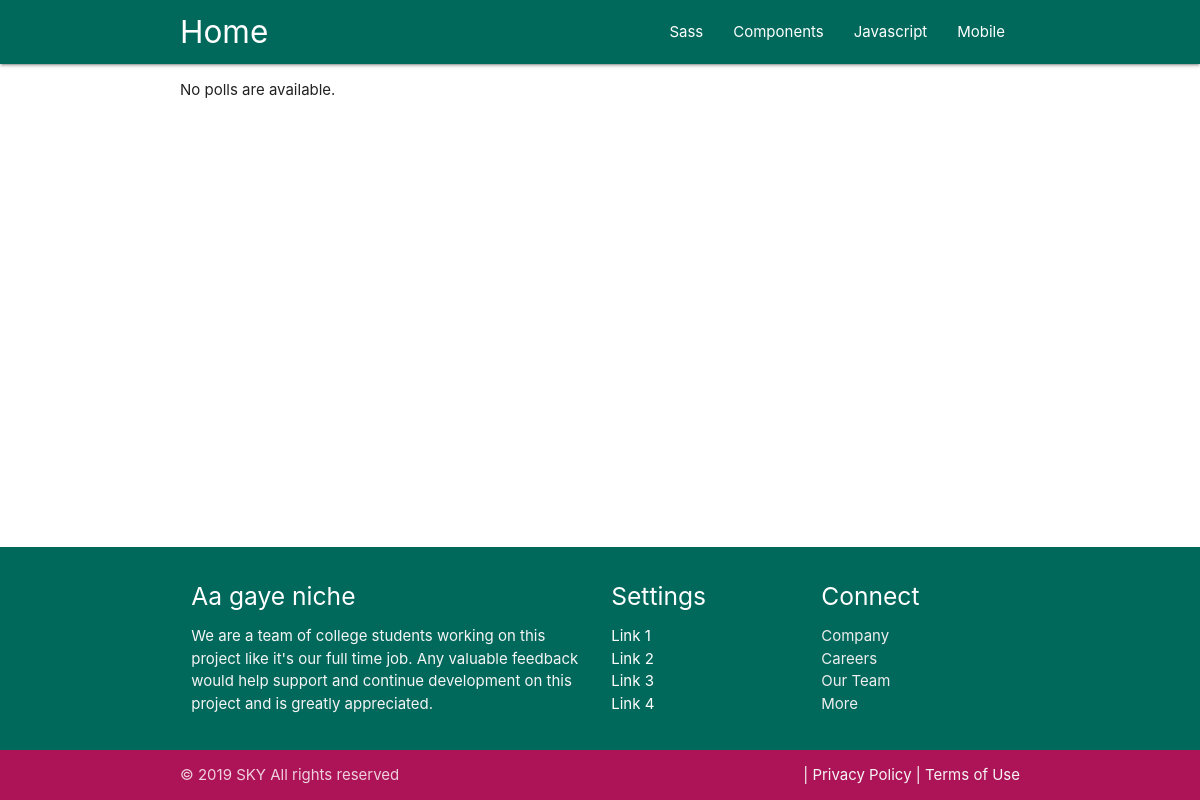
Before: /main/ with the older database file.
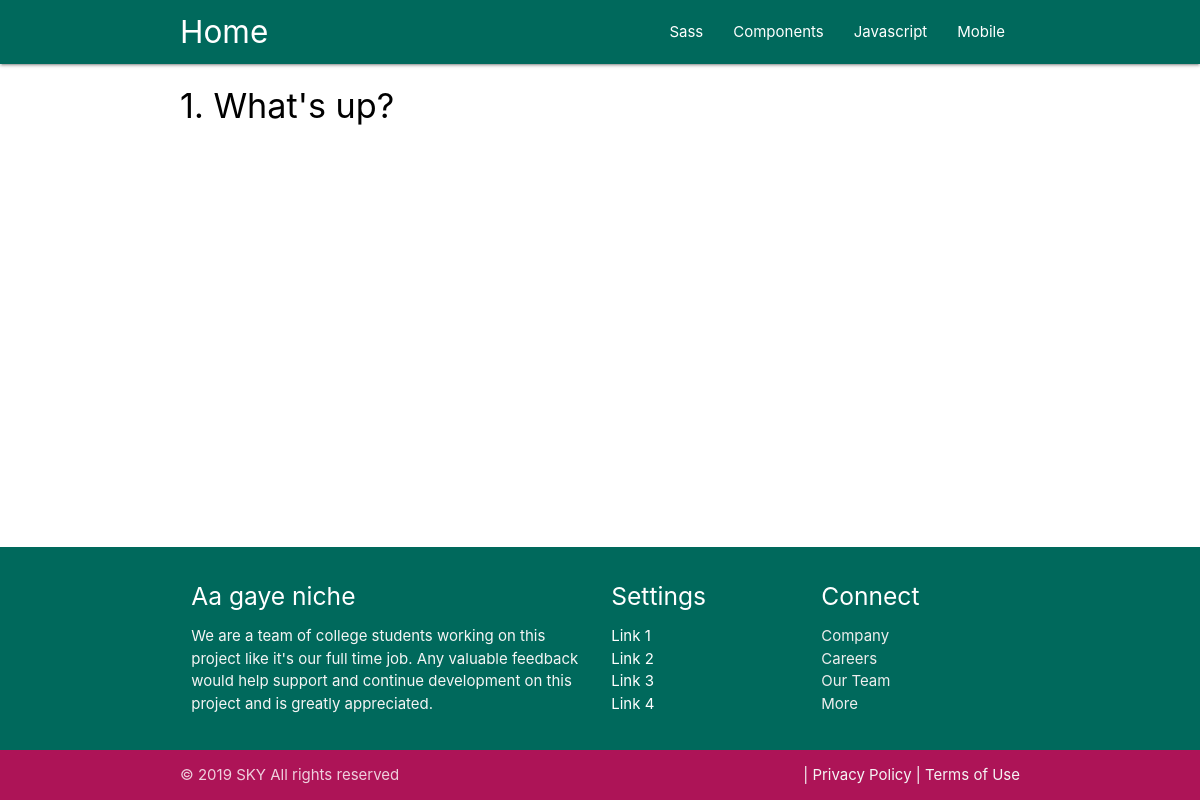
After: the same page with the newer database file.
### main/models.py (models this page shows, shortened)
class Question(models.Model):
    question_text = models.CharField(max_length=200)
    pub_date = models.DateTimeField('date published', default=timezone.now)

### main/views.py (the view)
# urls.py: path('', views.index, name="index"),
def index(request):
    latest_question_list = Question.objects.order_by('-pub_date')[:5]
    return render(request, template_name='main/index.html', context={"latest_question_list": latest_question_list})

### main/templates/main/index.html
{% extends 'main/header.html' %}
{% block content %}
    {% if latest_question_list %}
        <ul>
        {% for question in latest_question_list %}
        <li><a href="{% url 'main:detail' question.id %}"><h4  style="color: black;">{{ forloop.counter }}.&nbsp;{{ question.question_text }}</h4></a></li>
        {% endfor %}
        </ul>
    {% else %}
        <p>No polls are available.</p>
    {% endif %}
{% endblock %}

Changed rows visible on the page:
added Question: question_text "What's up?"
Other visible differences:
text no longer shown: "No polls are available."
